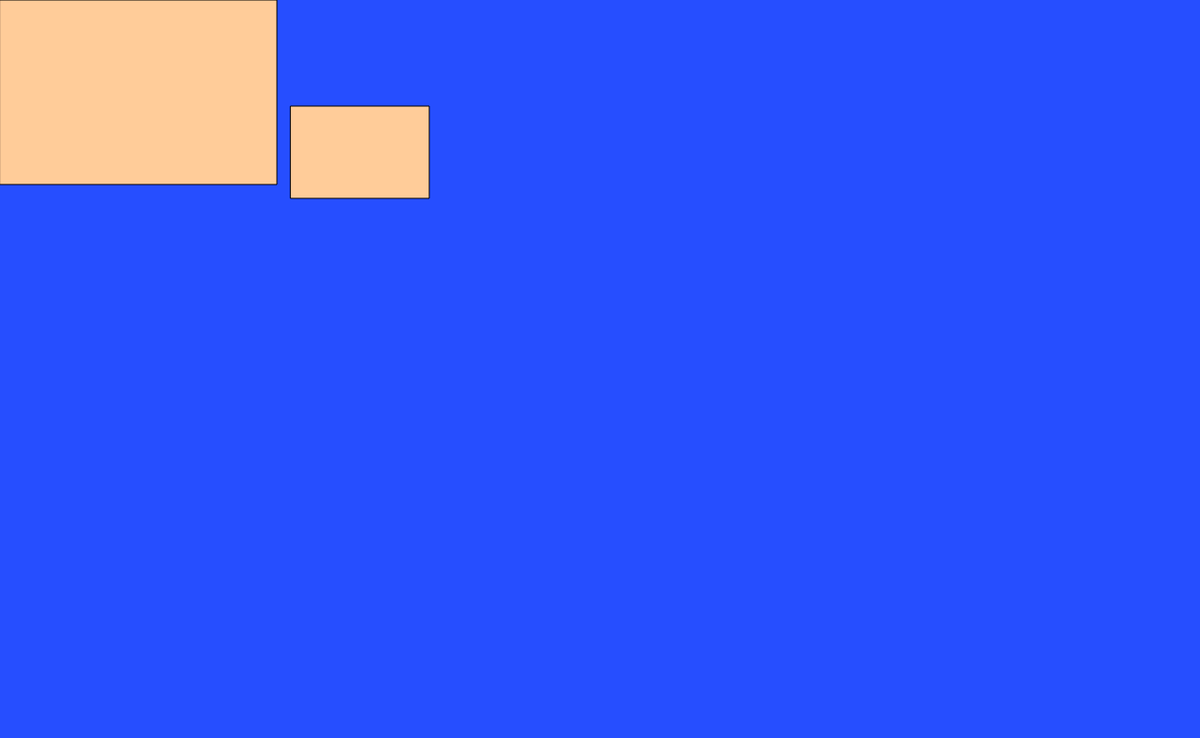
Frame 1 (no input)
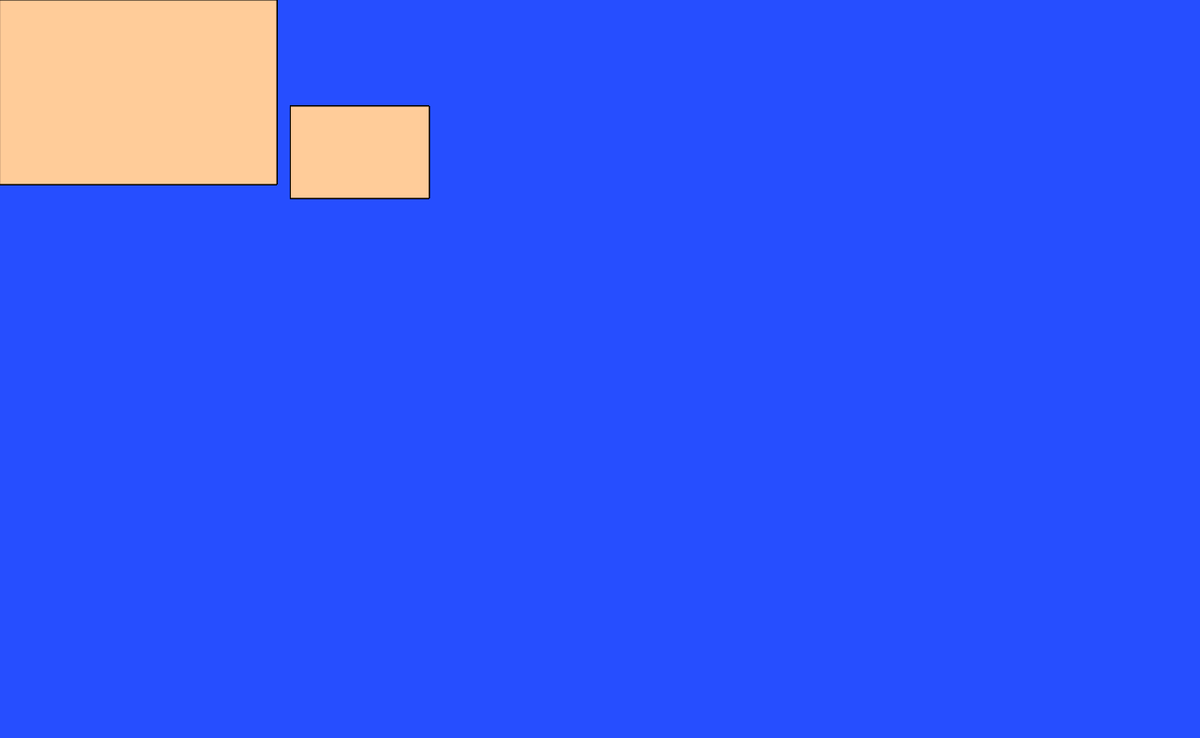
Frame 60 (no input)
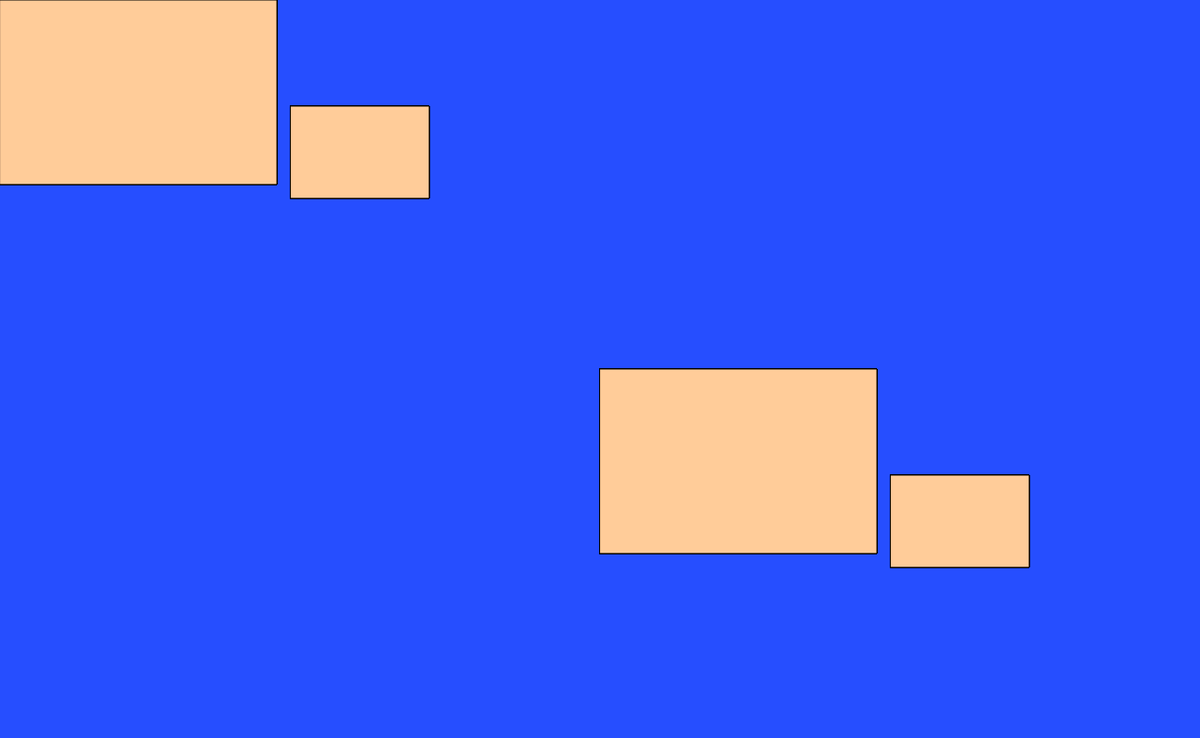
Frame 120 (the mouse pressed at the canvas centre since frame 60)

The p5.js sketch that drew these frames (run headless with seeded random() and noise() and a simulated clock; from frame 60 on, the mouse is pressed at the canvas centre):

// p5.js sketch
// ── sketch.js

function setup() {
  createCanvas(1300, 800);
  background(38, 78, 333);
  fill(255, 204, 153);
}

function draw() {
  translate(mouseX, mouseY)
  rect(0, 0, 300, 200);
  translate(300, 100);
  rect(15, 15, 150, 100);
}
